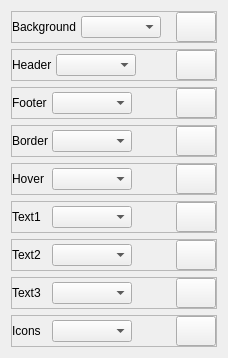
         <widget class="QWidget" name="theming_panel4">
          <property name="geometry">
           <rect>
            <x>0</x>
            <y>0</y>
            <width>213</width>
            <height>354</height>
           </rect>
          </property>
          <attribute name="label">
           <string>Panel4</string>
          </attribute>
          <layout class="QVBoxLayout" name="verticalLayout_9">
           <item>
            <widget class="QFrame" name="background_9">
             <property name="maximumSize">
              <size>
               <width>16777215</width>
               <height>16777215</height>
              </size>
             </property>
             <property name="frameShape">
              <enum>QFrame::StyledPanel</enum>
             </property>
             <property name="frameShadow">
              <enum>QFrame::Raised</enum>
             </property>
             <layout class="QHBoxLayout" name="horizontalLayout_76">
              <property name="spacing">
               <number>4</number>
              </property>
              <property name="leftMargin">
               <number>0</number>
              </property>
              <property name="topMargin">
               <number>0</number>
              </property>
              <property name="rightMargin">
               <number>0</number>
              </property>
              <property name="bottomMargin">
               <number>0</number>
              </property>
              <item>
               <widget class="QLabel" name="background_10">
                <property name="minimumSize">
                 <size>
                  <width>0</width>
                  <height>0</height>
                 </size>
                </property>
                <property name="maximumSize">
                 <size>
                  <width>70</width>
                  <height>16777215</height>
                 </size>
                </property>
                <property name="text">
                 <string>Background</string>
                </property>
               </widget>
              </item>
              <item>
               <widget class="QComboBox" name="changeSelectedColor_41">
                <property name="minimumSize">
                 <size>
                  <width>80</width>
                  <height>0</height>
                 </size>
                </property>
                <property name="maximumSize">
                 <size>
                  <width>80</width>
                  <height>16777215</height>
                 </size>
                </property>
               </widget>
              </item>
              <item>
               <widget class="QLabel" name="selectedColor_41">
                <property name="minimumSize">
                 <size>
                  <width>0</width>
                  <height>24</height>
                 </size>
                </property>
                <property name="maximumSize">
                 <size>
                  <width>50</width>
                  <height>24</height>
                 </size>
                </property>
                <property name="text">
                 <string/>
                </property>
               </widget>
              </item>
              <item>
               <widget class="QPushButton" name="colorPicker_41">
                <property name="minimumSize">
                 <size>
                  <width>40</width>
                  <height>30</height>
                 </size>
                </property>
                <property name="maximumSize">
                 <size>
                  <width>40</width>
                  <height>30</height>
                 </size>
                </property>
                <property name="cursor">
                 <cursorShape>PointingHandCursor</cursorShape>
                </property>
                <property name="text">
                 <string/>
                </property>
               </widget>
              </item>
             </layout>
            </widget>
           </item>
           <item>
            <widget class="QFrame" name="header_9">
             <property name="maximumSize">
              <size>
               <width>16777215</width>
               <height>16777215</height>
              </size>
             </property>
             <property name="frameShape">
              <enum>QFrame::StyledPanel</enum>
             </property>
             <property name="frameShadow">
              <enum>QFrame::Raised</enum>
             </property>
             <layout class="QHBoxLayout" name="horizontalLayout_78">
              <property name="spacing">
               <number>4</number>
              </property>
              <property name="leftMargin">
               <number>0</number>
              </property>
              <property name="topMargin">
               <number>0</number>
              </property>
              <property name="rightMargin">
               <number>0</number>
              </property>
              <property name="bottomMargin">
               <number>0</number>
              </property>
              <item>
               <widget class="QLabel" name="header_10">
                <property name="minimumSize">
                 <size>
                  <width>0</width>
                  <height>0</height>
                 </size>
                </property>
                <property name="maximumSize">
                 <size>
                  <width>70</width>
                  <height>16777215</height>
                 </size>
                </property>
                <property name="text">
                 <string>Header</string>
                </property>
               </widget>
              </item>
              <item>
               <widget class="QComboBox" name="changeSelectedColor_43">
                <property name="minimumSize">
                 <size>
                  <width>80</width>
                  <height>0</height>
                 </size>
                </property>
                <property name="maximumSize">
                 <size>
                  <width>80</width>
                  <height>16777215</height>
                 </size>
                </property>
               </widget>
              </item>
              <item>
               <widget class="QLabel" name="selectedColor_43">
                <property name="minimumSize">
                 <size>
                  <width>0</width>
                  <height>24</height>
                 </size>
                </property>
                <property name="maximumSize">
                 <size>
                  <width>50</width>
                  <height>24</height>
                 </size>
                </property>
                <property name="text">
                 <string/>
                </property>
               </widget>
              </item>
              <item>
               <widget class="QPushButton" name="colorPicker_43">
                <property name="minimumSize">
                 <size>
                  <width>40</width>
                  <height>30</height>
                 </size>
                </property>
                <property name="maximumSize">
                 <size>
                  <width>40</width>
                  <height>30</height>
                 </size>
                </property>
                <property name="cursor">
                 <cursorShape>PointingHandCursor</cursorShape>
                </property>
                <property name="text">
                 <string/>
                </property>
               </widget>
              </item>
             </layout>
            </widget>
           </item>
           <item>
            <widget class="QFrame" name="footer_9">
             <property name="maximumSize">
              <size>
               <width>16777215</width>
               <height>16777215</height>
              </size>
             </property>
             <property name="frameShape">
              <enum>QFrame::StyledPanel</enum>
             </property>
             <property name="frameShadow">
              <enum>QFrame::Raised</enum>
             </property>
             <layout class="QHBoxLayout" name="horizontalLayout_81">
              <property name="spacing">
               <number>4</number>
              </property>
              <property name="leftMargin">
               <number>0</number>
              </property>
              <property name="topMargin">
               <number>0</number>
              </property>
              <property name="rightMargin">
               <number>0</number>
              </property>
              <property name="bottomMargin">
               <number>0</number>
              </property>
              <item>
               <widget class="QLabel" name="footer_10">
                <property name="minimumSize">
                 <size>
                  <width>0</width>
                  <height>0</height>
                 </size>
                </property>
                <property name="maximumSize">
                 <size>
                  <width>70</width>
                  <height>16777215</height>
                 </size>
                </property>
                <property name="text">
                 <string>Footer</string>
                </property>
               </widget>
              </item>
              <item>
               <widget class="QComboBox" name="changeSelectedColor_45">
                <property name="minimumSize">
                 <size>
                  <width>80</width>
                  <height>0</height>
                 </size>
                </property>
                <property name="maximumSize">
                 <size>
                  <width>80</width>
                  <height>16777215</height>
                 </size>
                </property>
               </widget>
              </item>
              <item>
               <widget class="QLabel" name="selectedColor_45">
                <property name="minimumSize">
                 <size>
                  <width>0</width>
                  <height>24</height>
                 </size>
                </property>
                <property name="maximumSize">
                 <size>
                  <width>50</width>
                  <height>24</height>
                 </size>
                </property>
                <property name="text">
                 <string/>
                </property>
               </widget>
              </item>
              <item>
               <widget class="QPushButton" name="colorPicker_45">
                <property name="minimumSize">
                 <size>
                  <width>40</width>
                  <height>30</height>
                 </size>
                </property>
                <property name="maximumSize">
                 <size>
                  <width>40</width>
                  <height>30</height>
                 </size>
                </property>
                <property name="cursor">
                 <cursorShape>PointingHandCursor</cursorShape>
                </property>
                <property name="text">
                 <string/>
                </property>
               </widget>
              </item>
             </layout>
            </widget>
           </item>
           <item>
            <widget class="QFrame" name="border_9">
             <property name="maximumSize">
              <size>
               <width>16777215</width>
               <height>16777215</height>
              </size>
             </property>
             <property name="frameShape">
              <enum>QFrame::StyledPanel</enum>
             </property>
             <property name="frameShadow">
              <enum>QFrame::Raised</enum>
             </property>
             <layout class="QHBoxLayout" name="horizontalLayout_53">
              <property name="spacing">
               <number>4</number>
              </property>
              <property name="leftMargin">
               <number>0</number>
              </property>
              <property name="topMargin">
               <number>0</number>
              </property>
              <property name="rightMargin">
               <number>0</number>
              </property>
              <property name="bottomMargin">
               <number>0</number>
              </property>
              <item>
               <widget class="QLabel" name="border_10">
                <property name="minimumSize">
                 <size>
                  <width>0</width>
                  <height>0</height>
                 </size>
                </property>
                <property name="maximumSize">
                 <size>
                  <width>70</width>
                  <height>16777215</height>
                 </size>
                </property>
                <property name="text">
                 <string>Border</string>
                </property>
               </widget>
              </item>
              <item>
               <widget class="QComboBox" name="changeSelectedColor_39">
                <property name="minimumSize">
                 <size>
                  <width>80</width>
                  <height>0</height>
                 </size>
                </property>
                <property name="maximumSize">
                 <size>
                  <width>80</width>
                  <height>16777215</height>
                 </size>
                </property>
               </widget>
              </item>
              <item>
               <widget class="QLabel" name="selectedColor_39">
                <property name="minimumSize">
                 <size>
                  <width>0</width>
                  <height>24</height>
                 </size>
                </property>
                <property name="maximumSize">
                 <size>
                  <width>50</width>
                  <height>24</height>
                 </size>
                </property>
                <property name="text">
                 <string/>
                </property>
               </widget>
              </item>
              <item>
               <widget class="QPushButton" name="colorPicker_39">
                <property name="minimumSize">
                 <size>
                  <width>40</width>
                  <height>30</height>
                 </size>
                </property>
                <property name="maximumSize">
                 <size>
                  <width>40</width>
                  <height>30</height>
                 </size>
                </property>
                <property name="cursor">
                 <cursorShape>PointingHandCursor</cursorShape>
                </property>
                <property name="text">
                 <string/>
                </property>
               </widget>
              </item>
             </layout>
            </widget>
           </item>
           <item>
            <widget class="QFrame" name="hover_9">
             <property name="maximumSize">
              <size>
               <width>16777215</width>
               <height>16777215</height>
              </size>
             </property>
             <property name="frameShape">
              <enum>QFrame::StyledPanel</enum>
             </property>
             <property name="frameShadow">
              <enum>QFrame::Raised</enum>
             </property>
             <layout class="QHBoxLayout" name="horizontalLayout_77">
              <property name="spacing">
               <number>4</number>
              </property>
              <property name="leftMargin">
               <number>0</number>
              </property>
              <property name="topMargin">
               <number>0</number>
              </property>
              <property name="rightMargin">
               <number>0</number>
              </property>
              <property name="bottomMargin">
               <number>0</number>
              </property>
              <item>
               <widget class="QLabel" name="hover_10">
                <property name="minimumSize">
                 <size>
                  <width>0</width>
                  <height>0</height>
                 </size>
                </property>
                <property name="maximumSize">
                 <size>
                  <width>70</width>
                  <height>16777215</height>
                 </size>
                </property>
                <property name="text">
                 <string>Hover</string>
                </property>
               </widget>
              </item>
              <item>
               <widget class="QComboBox" name="changeSelectedColor_42">
                <property name="minimumSize">
                 <size>
                  <width>80</width>
                  <height>0</height>
                 </size>
                </property>
                <property name="maximumSize">
                 <size>
                  <width>80</width>
                  <height>16777215</height>
                 </size>
                </property>
               </widget>
              </item>
              <item>
               <widget class="QLabel" name="selectedColor_42">
                <property name="minimumSize">
                 <size>
                  <width>0</width>
                  <height>24</height>
                 </size>
                </property>
                <property name="maximumSize">
                 <size>
                  <width>50</width>
                  <height>24</height>
                 </size>
                </property>
                <property name="text">
                 <string/>
                </property>
               </widget>
              </item>
              <item>
               <widget class="QPushButton" name="colorPicker_42">
                <property name="minimumSize">
                 <size>
                  <width>40</width>
                  <height>30</height>
                 </size>
                </property>
                <property name="maximumSize">
                 <size>
                  <width>40</width>
                  <height>30</height>
                 </size>
                </property>
                <property name="cursor">
                 <cursorShape>PointingHandCursor</cursorShape>
                </property>
                <property name="text">
                 <string/>
                </property>
               </widget>
              </item>
             </layout>
            </widget>
           </item>
           <item>
            <widget class="QFrame" name="text1_9">
             <property name="maximumSize">
              <size>
               <width>16777215</width>
               <height>16777215</height>
              </size>
             </property>
             <property name="frameShape">
              <enum>QFrame::StyledPanel</enum>
             </property>
             <property name="frameShadow">
              <enum>QFrame::Raised</enum>
             </property>
             <layout class="QHBoxLayout" name="horizontalLayout_51">
              <property name="spacing">
               <number>4</number>
              </property>
              <property name="leftMargin">
               <number>0</number>
              </property>
              <property name="topMargin">
               <number>0</number>
              </property>
              <property name="rightMargin">
               <number>0</number>
              </property>
              <property name="bottomMargin">
               <number>0</number>
              </property>
              <item>
               <widget class="QLabel" name="text1_10">
                <property name="minimumSize">
                 <size>
                  <width>0</width>
                  <height>0</height>
                 </size>
                </property>
                <property name="maximumSize">
                 <size>
                  <width>70</width>
                  <height>16777215</height>
                 </size>
                </property>
                <property name="text">
                 <string>Text1</string>
                </property>
               </widget>
              </item>
              <item>
               <widget class="QComboBox" name="changeSelectedColor_37">
                <property name="minimumSize">
                 <size>
                  <width>80</width>
                  <height>0</height>
                 </size>
                </property>
                <property name="maximumSize">
                 <size>
                  <width>80</width>
                  <height>16777215</height>
                 </size>
                </property>
               </widget>
              </item>
              <item>
               <widget class="QLabel" name="selectedColor_37">
                <property name="minimumSize">
                 <size>
                  <width>0</width>
                  <height>24</height>
                 </size>
                </property>
                <property name="maximumSize">
                 <size>
                  <width>50</width>
                  <height>24</height>
                 </size>
                </property>
                <property name="text">
                 <string/>
                </property>
               </widget>
              </item>
              <item>
               <widget class="QPushButton" name="colorPicker_37">
                <property name="minimumSize">
                 <size>
                  <width>40</width>
                  <height>30</height>
                 </size>
                </property>
                <property name="maximumSize">
                 <size>
                  <width>40</width>
                  <height>30</height>
                 </size>
                </property>
                <property name="cursor">
                 <cursorShape>PointingHandCursor</cursorShape>
                </property>
                <property name="text">
                 <string/>
                </property>
               </widget>
              </item>
             </layout>
            </widget>
           </item>
           <item>
            <widget class="QFrame" name="text2_9">
             <property name="maximumSize">
              <size>
               <width>16777215</width>
               <height>16777215</height>
              </size>
             </property>
             <property name="frameShape">
              <enum>QFrame::StyledPanel</enum>
             </property>
             <property name="frameShadow">
              <enum>QFrame::Raised</enum>
             </property>
             <layout class="QHBoxLayout" name="horizontalLayout_54">
              <property name="spacing">
               <number>4</number>
              </property>
              <property name="leftMargin">
               <number>0</number>
              </property>
              <property name="topMargin">
               <number>0</number>
              </property>
              <property name="rightMargin">
               <number>0</number>
              </property>
              <property name="bottomMargin">
               <number>0</number>
              </property>
              <item>
               <widget class="QLabel" name="text2_10">
                <property name="minimumSize">
                 <size>
                  <width>0</width>
                  <height>0</height>
                 </size>
                </property>
                <property name="maximumSize">
                 <size>
                  <width>70</width>
                  <height>16777215</height>
                 </size>
                </property>
                <property name="text">
                 <string>Text2</string>
                </property>
               </widget>
              </item>
              <item>
               <widget class="QComboBox" name="changeSelectedColor_40">
                <property name="minimumSize">
                 <size>
                  <width>80</width>
                  <height>0</height>
                 </size>
                </property>
                <property name="maximumSize">
                 <size>
                  <width>80</width>
                  <height>16777215</height>
                 </size>
                </property>
               </widget>
              </item>
              <item>
               <widget class="QLabel" name="selectedColor_40">
                <property name="minimumSize">
                 <size>
                  <width>0</width>
                  <height>24</height>
                 </size>
                </property>
                <property name="maximumSize">
                 <size>
                  <width>50</width>
                  <height>24</height>
                 </size>
                </property>
                <property name="text">
                 <string/>
                </property>
               </widget>
              </item>
              <item>
               <widget class="QPushButton" name="colorPicker_40">
                <property name="minimumSize">
                 <size>
                  <width>40</width>
                  <height>30</height>
                 </size>
                </property>
                <property name="maximumSize">
                 <size>
                  <width>40</width>
                  <height>30</height>
                 </size>
                </property>
                <property name="cursor">
                 <cursorShape>PointingHandCursor</cursorShape>
                </property>
                <property name="text">
                 <string/>
                </property>
               </widget>
              </item>
             </layout>
            </widget>
           </item>
           <item>
            <widget class="QFrame" name="text3_9">
             <property name="maximumSize">
              <size>
               <width>16777215</width>
               <height>16777215</height>
              </size>
             </property>
             <property name="frameShape">
              <enum>QFrame::StyledPanel</enum>
             </property>
             <property name="frameShadow">
              <enum>QFrame::Raised</enum>
             </property>
             <layout class="QHBoxLayout" name="horizontalLayout_80">
              <property name="spacing">
               <number>4</number>
              </property>
              <property name="leftMargin">
               <number>0</number>
              </property>
              <property name="topMargin">
               <number>0</number>
              </property>
              <property name="rightMargin">
               <number>0</number>
              </property>
              <property name="bottomMargin">
               <number>0</number>
              </property>
              <item>
               <widget class="QLabel" name="text3_10">
                <property name="minimumSize">
                 <size>
                  <width>0</width>
                  <height>0</height>
                 </size>
                </property>
                <property name="maximumSize">
                 <size>
                  <width>70</width>
                  <height>16777215</height>
                 </size>
                </property>
                <property name="text">
                 <string>Text3</string>
                </property>
               </widget>
              </item>
              <item>
               <widget class="QComboBox" name="changeSelectedColor_44">
                <property name="minimumSize">
                 <size>
                  <width>80</width>
                  <height>0</height>
                 </size>
                </property>
                <property name="maximumSize">
                 <size>
                  <width>80</width>
                  <height>16777215</height>
                 </size>
                </property>
               </widget>
              </item>
              <item>
               <widget class="QLabel" name="selectedColor_44">
                <property name="minimumSize">
                 <size>
                  <width>0</width>
                  <height>24</height>
                 </size>
                </property>
                <property name="maximumSize">
                 <size>
                  <width>50</width>
                  <height>24</height>
                 </size>
                </property>
                <property name="text">
                 <string/>
                </property>
               </widget>
              </item>
              <item>
               <widget class="QPushButton" name="colorPicker_44">
                <property name="minimumSize">
                 <size>
                  <width>40</width>
                  <height>30</height>
                 </size>
                </property>
                <property name="maximumSize">
                 <size>
                  <width>40</width>
                  <height>30</height>
                 </size>
                </property>
                <property name="cursor">
                 <cursorShape>PointingHandCursor</cursorShape>
                </property>
                <property name="text">
                 <string/>
                </property>
               </widget>
              </item>
             </layout>
            </widget>
           </item>
           <item>
            <widget class="QFrame" name="icons_9">
             <property name="maximumSize">
              <size>
               <width>16777215</width>
               <height>16777215</height>
              </size>
             </property>
             <property name="frameShape">
              <enum>QFrame::StyledPanel</enum>
             </property>
             <property name="frameShadow">
              <enum>QFrame::Raised</enum>
             </property>
             <layout class="QHBoxLayout" name="horizontalLayout_52">
              <property name="spacing">
               <number>4</number>
              </property>
              <property name="leftMargin">
               <number>0</number>
              </property>
              <property name="topMargin">
               <number>0</number>
              </property>
              <property name="rightMargin">
               <number>0</number>
              </property>
              <property name="bottomMargin">
               <number>0</number>
              </property>
              <item>
               <widget class="QLabel" name="icons_10">
                <property name="minimumSize">
                 <size>
                  <width>0</width>
                  <height>0</height>
                 </size>
                </property>
                <property name="maximumSize">
                 <size>
                  <width>70</width>
                  <height>16777215</height>
                 </size>
                </property>
                <property name="text">
                 <string>Icons</string>
                </property>
               </widget>
              </item>
              <item>
               <widget class="QComboBox" name="changeSelectedColor_38">
                <property name="minimumSize">
                 <size>
                  <width>80</width>
                  <height>0</height>
                 </size>
                </property>
                <property name="maximumSize">
                 <size>
                  <width>80</width>
                  <height>16777215</height>
                 </size>
                </property>
               </widget>
              </item>
              <item>
               <widget class="QLabel" name="selectedColor_38">
                <property name="minimumSize">
                 <size>
                  <width>0</width>
                  <height>24</height>
                 </size>
                </property>
                <property name="maximumSize">
                 <size>
                  <width>50</width>
                  <height>24</height>
                 </size>
                </property>
                <property name="text">
                 <string/>
                </property>
               </widget>
              </item>
              <item>
               <widget class="QPushButton" name="colorPicker_38">
                <property name="minimumSize">
                 <size>
                  <width>40</width>
                  <height>30</height>
                 </size>
                </property>
                <property name="maximumSize">
                 <size>
                  <width>40</width>
                  <height>30</height>
                 </size>
                </property>
                <property name="cursor">
                 <cursorShape>PointingHandCursor</cursorShape>
                </property>
                <property name="text">
                 <string/>
                </property>
               </widget>
              </item>
             </layout>
            </widget>
           </item>
          </layout>
         </widget>
